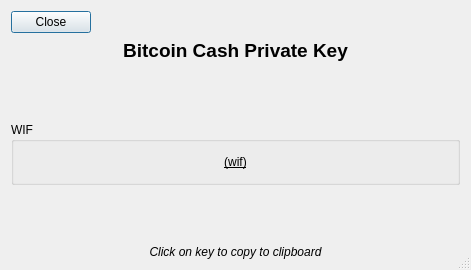
<?xml version="1.0" encoding="UTF-8"?>
<ui version="4.0">
 <class>ShowKey</class>
 <widget class="QDialog" name="ShowKey">
  <property name="geometry">
   <rect>
    <x>0</x>
    <y>0</y>
    <width>471</width>
    <height>270</height>
   </rect>
  </property>
  <property name="windowTitle">
   <string>Private Key</string>
  </property>
  <property name="sizeGripEnabled">
   <bool>true</bool>
  </property>
  <layout class="QVBoxLayout" name="verticalLayout">
   <item>
    <layout class="QHBoxLayout" name="horizontalLayout">
     <item>
      <widget class="QPushButton" name="closeButton">
       <property name="text">
        <string>Close</string>
       </property>
       <property name="default">
        <bool>true</bool>
       </property>
      </widget>
     </item>
     <item>
      <spacer name="horizontalSpacer">
       <property name="orientation">
        <enum>Qt::Horizontal</enum>
       </property>
       <property name="sizeHint" stdset="0">
        <size>
         <width>40</width>
         <height>20</height>
        </size>
       </property>
      </spacer>
     </item>
    </layout>
   </item>
   <item>
    <widget class="QLabel" name="label">
     <property name="font">
      <font>
       <pointsize>14</pointsize>
       <weight>75</weight>
       <bold>true</bold>
      </font>
     </property>
     <property name="text">
      <string>Bitcoin Cash Private Key</string>
     </property>
     <property name="alignment">
      <set>Qt::AlignCenter</set>
     </property>
     <property name="wordWrap">
      <bool>true</bool>
     </property>
    </widget>
   </item>
   <item>
    <spacer name="verticalSpacer">
     <property name="orientation">
      <enum>Qt::Vertical</enum>
     </property>
     <property name="sizeHint" stdset="0">
      <size>
       <width>20</width>
       <height>40</height>
      </size>
     </property>
    </spacer>
   </item>
   <item>
    <widget class="QGroupBox" name="groupBox">
     <property name="title">
      <string>WIF</string>
     </property>
     <layout class="QVBoxLayout" name="verticalLayout_2">
      <item>
       <widget class="QPushButton" name="wifButton">
        <property name="font">
         <font>
          <underline>true</underline>
         </font>
        </property>
        <property name="text">
         <string>(wif)</string>
        </property>
        <property name="autoDefault">
         <bool>false</bool>
        </property>
        <property name="flat">
         <bool>true</bool>
        </property>
       </widget>
      </item>
     </layout>
    </widget>
   </item>
   <item>
    <spacer name="verticalSpacer_2">
     <property name="orientation">
      <enum>Qt::Vertical</enum>
     </property>
     <property name="sizeHint" stdset="0">
      <size>
       <width>20</width>
       <height>40</height>
      </size>
     </property>
    </spacer>
   </item>
   <item>
    <widget class="QLabel" name="label_3">
     <property name="font">
      <font>
       <italic>true</italic>
      </font>
     </property>
     <property name="text">
      <string>Click on key to copy to clipboard</string>
     </property>
     <property name="alignment">
      <set>Qt::AlignCenter</set>
     </property>
     <property name="wordWrap">
      <bool>true</bool>
     </property>
    </widget>
   </item>
  </layout>
 </widget>
 <resources/>
 <connections/>
</ui>
